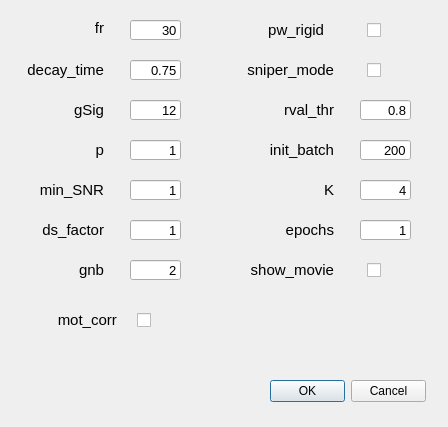
<?xml version="1.0" encoding="UTF-8"?>
<ui version="4.0">
 <class>Dialog</class>
 <widget class="QDialog" name="Dialog">
  <property name="geometry">
   <rect>
    <x>0</x>
    <y>0</y>
    <width>448</width>
    <height>427</height>
   </rect>
  </property>
  <property name="windowTitle">
   <string>Dialog</string>
  </property>
  <widget class="QDialogButtonBox" name="buttonBox">
   <property name="geometry">
    <rect>
     <x>270</x>
     <y>380</y>
     <width>156</width>
     <height>23</height>
    </rect>
   </property>
   <property name="orientation">
    <enum>Qt::Horizontal</enum>
   </property>
   <property name="standardButtons">
    <set>QDialogButtonBox::Cancel|QDialogButtonBox::Ok</set>
   </property>
  </widget>
  <widget class="QLabel" name="order">
   <property name="geometry">
    <rect>
     <x>50</x>
     <y>20</y>
     <width>54</width>
     <height>16</height>
    </rect>
   </property>
   <property name="font">
    <font>
     <pointsize>11</pointsize>
    </font>
   </property>
   <property name="toolTip">
    <string>order of the autoregressive system</string>
   </property>
   <property name="statusTip">
    <string/>
   </property>
   <property name="whatsThis">
    <string/>
   </property>
   <property name="text">
    <string>fr</string>
   </property>
   <property name="alignment">
    <set>Qt::AlignRight|Qt::AlignTrailing|Qt::AlignVCenter</set>
   </property>
  </widget>
  <widget class="QLineEdit" name="lineEdit">
   <property name="geometry">
    <rect>
     <x>130</x>
     <y>20</y>
     <width>51</width>
     <height>20</height>
    </rect>
   </property>
   <property name="font">
    <font>
     <pointsize>10</pointsize>
    </font>
   </property>
   <property name="text">
    <string>30</string>
   </property>
   <property name="alignment">
    <set>Qt::AlignRight|Qt::AlignTrailing|Qt::AlignVCenter</set>
   </property>
  </widget>
  <widget class="QLineEdit" name="lineEdit_2">
   <property name="geometry">
    <rect>
     <x>130</x>
     <y>60</y>
     <width>51</width>
     <height>20</height>
    </rect>
   </property>
   <property name="font">
    <font>
     <pointsize>10</pointsize>
    </font>
   </property>
   <property name="text">
    <string>0.75</string>
   </property>
   <property name="alignment">
    <set>Qt::AlignRight|Qt::AlignTrailing|Qt::AlignVCenter</set>
   </property>
  </widget>
  <widget class="QLabel" name="order_2">
   <property name="geometry">
    <rect>
     <x>13</x>
     <y>60</y>
     <width>91</width>
     <height>20</height>
    </rect>
   </property>
   <property name="font">
    <font>
     <pointsize>11</pointsize>
    </font>
   </property>
   <property name="whatsThis">
    <string/>
   </property>
   <property name="text">
    <string>decay_time</string>
   </property>
   <property name="alignment">
    <set>Qt::AlignRight|Qt::AlignTrailing|Qt::AlignVCenter</set>
   </property>
  </widget>
  <widget class="QLabel" name="order_3">
   <property name="geometry">
    <rect>
     <x>13</x>
     <y>100</y>
     <width>91</width>
     <height>20</height>
    </rect>
   </property>
   <property name="font">
    <font>
     <pointsize>11</pointsize>
    </font>
   </property>
   <property name="toolTip">
    <string>gaussian width of a 2D gaussian kernel, which approximates a neuron</string>
   </property>
   <property name="whatsThis">
    <string/>
   </property>
   <property name="text">
    <string>gSig</string>
   </property>
   <property name="alignment">
    <set>Qt::AlignRight|Qt::AlignTrailing|Qt::AlignVCenter</set>
   </property>
  </widget>
  <widget class="QLineEdit" name="lineEdit_3">
   <property name="geometry">
    <rect>
     <x>130</x>
     <y>100</y>
     <width>51</width>
     <height>20</height>
    </rect>
   </property>
   <property name="font">
    <font>
     <pointsize>10</pointsize>
    </font>
   </property>
   <property name="text">
    <string>12</string>
   </property>
   <property name="alignment">
    <set>Qt::AlignRight|Qt::AlignTrailing|Qt::AlignVCenter</set>
   </property>
  </widget>
  <widget class="QLabel" name="order_4">
   <property name="geometry">
    <rect>
     <x>13</x>
     <y>140</y>
     <width>91</width>
     <height>20</height>
    </rect>
   </property>
   <property name="font">
    <font>
     <pointsize>11</pointsize>
    </font>
   </property>
   <property name="toolTip">
    <string>average diameter of a neuron, in general 4*gSig+1</string>
   </property>
   <property name="whatsThis">
    <string/>
   </property>
   <property name="text">
    <string>p</string>
   </property>
   <property name="alignment">
    <set>Qt::AlignRight|Qt::AlignTrailing|Qt::AlignVCenter</set>
   </property>
  </widget>
  <widget class="QLineEdit" name="lineEdit_4">
   <property name="geometry">
    <rect>
     <x>130</x>
     <y>140</y>
     <width>51</width>
     <height>20</height>
    </rect>
   </property>
   <property name="font">
    <font>
     <pointsize>10</pointsize>
    </font>
   </property>
   <property name="text">
    <string>1</string>
   </property>
   <property name="alignment">
    <set>Qt::AlignRight|Qt::AlignTrailing|Qt::AlignVCenter</set>
   </property>
  </widget>
  <widget class="QLabel" name="order_5">
   <property name="geometry">
    <rect>
     <x>13</x>
     <y>180</y>
     <width>91</width>
     <height>20</height>
    </rect>
   </property>
   <property name="font">
    <font>
     <pointsize>11</pointsize>
    </font>
   </property>
   <property name="toolTip">
    <string>possibility to seed with predetermined binary masks</string>
   </property>
   <property name="whatsThis">
    <string/>
   </property>
   <property name="text">
    <string>min_SNR</string>
   </property>
   <property name="alignment">
    <set>Qt::AlignRight|Qt::AlignTrailing|Qt::AlignVCenter</set>
   </property>
  </widget>
  <widget class="QLineEdit" name="lineEdit_5">
   <property name="geometry">
    <rect>
     <x>130</x>
     <y>180</y>
     <width>51</width>
     <height>20</height>
    </rect>
   </property>
   <property name="font">
    <font>
     <pointsize>10</pointsize>
    </font>
   </property>
   <property name="text">
    <string>1</string>
   </property>
   <property name="alignment">
    <set>Qt::AlignRight|Qt::AlignTrailing|Qt::AlignVCenter</set>
   </property>
  </widget>
  <widget class="QLabel" name="order_6">
   <property name="geometry">
    <rect>
     <x>13</x>
     <y>220</y>
     <width>91</width>
     <height>20</height>
    </rect>
   </property>
   <property name="font">
    <font>
     <pointsize>11</pointsize>
    </font>
   </property>
   <property name="toolTip">
    <string>merging threshold, max correlation allowed</string>
   </property>
   <property name="whatsThis">
    <string/>
   </property>
   <property name="text">
    <string>ds_factor</string>
   </property>
   <property name="alignment">
    <set>Qt::AlignRight|Qt::AlignTrailing|Qt::AlignVCenter</set>
   </property>
  </widget>
  <widget class="QLineEdit" name="lineEdit_6">
   <property name="geometry">
    <rect>
     <x>130</x>
     <y>220</y>
     <width>51</width>
     <height>20</height>
    </rect>
   </property>
   <property name="font">
    <font>
     <pointsize>10</pointsize>
    </font>
   </property>
   <property name="text">
    <string>1</string>
   </property>
   <property name="alignment">
    <set>Qt::AlignRight|Qt::AlignTrailing|Qt::AlignVCenter</set>
   </property>
  </widget>
  <widget class="QLabel" name="order_7">
   <property name="geometry">
    <rect>
     <x>13</x>
     <y>260</y>
     <width>91</width>
     <height>20</height>
    </rect>
   </property>
   <property name="font">
    <font>
     <pointsize>11</pointsize>
    </font>
   </property>
   <property name="toolTip">
    <string>half-size of the patches in pixels. e.g., if rf=40, patches are 80x80</string>
   </property>
   <property name="whatsThis">
    <string/>
   </property>
   <property name="text">
    <string>gnb</string>
   </property>
   <property name="alignment">
    <set>Qt::AlignRight|Qt::AlignTrailing|Qt::AlignVCenter</set>
   </property>
  </widget>
  <widget class="QLineEdit" name="lineEdit_7">
   <property name="geometry">
    <rect>
     <x>130</x>
     <y>260</y>
     <width>51</width>
     <height>20</height>
    </rect>
   </property>
   <property name="font">
    <font>
     <pointsize>10</pointsize>
    </font>
   </property>
   <property name="text">
    <string>2</string>
   </property>
   <property name="alignment">
    <set>Qt::AlignRight|Qt::AlignTrailing|Qt::AlignVCenter</set>
   </property>
  </widget>
  <widget class="QLabel" name="order_8">
   <property name="geometry">
    <rect>
     <x>13</x>
     <y>300</y>
     <width>91</width>
     <height>20</height>
    </rect>
   </property>
   <property name="font">
    <font>
     <pointsize>11</pointsize>
    </font>
   </property>
   <property name="toolTip">
    <string>amount of overlap between the patches in pixels
(keep it at least large as gSiz, i.e 4 times the neuron size gSig)</string>
   </property>
   <property name="whatsThis">
    <string/>
   </property>
   <property name="text">
    <string/>
   </property>
   <property name="alignment">
    <set>Qt::AlignRight|Qt::AlignTrailing|Qt::AlignVCenter</set>
   </property>
  </widget>
  <widget class="QLabel" name="order_9">
   <property name="geometry">
    <rect>
     <x>233</x>
     <y>20</y>
     <width>91</width>
     <height>20</height>
    </rect>
   </property>
   <property name="font">
    <font>
     <pointsize>11</pointsize>
    </font>
   </property>
   <property name="toolTip">
    <string>downsampling factor in time for initialization,
increase if you have memory problems</string>
   </property>
   <property name="whatsThis">
    <string/>
   </property>
   <property name="text">
    <string>pw_rigid</string>
   </property>
   <property name="alignment">
    <set>Qt::AlignRight|Qt::AlignTrailing|Qt::AlignVCenter</set>
   </property>
  </widget>
  <widget class="QLabel" name="order_11">
   <property name="geometry">
    <rect>
     <x>243</x>
     <y>60</y>
     <width>91</width>
     <height>20</height>
    </rect>
   </property>
   <property name="font">
    <font>
     <pointsize>11</pointsize>
    </font>
   </property>
   <property name="toolTip">
    <string>None leaves background of each patch intact,
True performs global low-rank approximation if gnb&gt;0</string>
   </property>
   <property name="whatsThis">
    <string/>
   </property>
   <property name="text">
    <string>sniper_mode</string>
   </property>
   <property name="alignment">
    <set>Qt::AlignRight|Qt::AlignTrailing|Qt::AlignVCenter</set>
   </property>
  </widget>
  <widget class="QLabel" name="order_12">
   <property name="geometry">
    <rect>
     <x>243</x>
     <y>100</y>
     <width>91</width>
     <height>20</height>
    </rect>
   </property>
   <property name="font">
    <font>
     <pointsize>11</pointsize>
    </font>
   </property>
   <property name="toolTip">
    <string>number of background components (rank) if positive,
else exact ring model with following settings
gnb= 0: Return background as b and W
gnb=-1: Return full rank background B
gnb&lt;-1: Don't return background</string>
   </property>
   <property name="whatsThis">
    <string/>
   </property>
   <property name="text">
    <string>rval_thr</string>
   </property>
   <property name="alignment">
    <set>Qt::AlignRight|Qt::AlignTrailing|Qt::AlignVCenter</set>
   </property>
  </widget>
  <widget class="QLineEdit" name="lineEdit_12">
   <property name="geometry">
    <rect>
     <x>360</x>
     <y>100</y>
     <width>51</width>
     <height>20</height>
    </rect>
   </property>
   <property name="font">
    <font>
     <pointsize>10</pointsize>
    </font>
   </property>
   <property name="text">
    <string>0.8</string>
   </property>
   <property name="alignment">
    <set>Qt::AlignRight|Qt::AlignTrailing|Qt::AlignVCenter</set>
   </property>
  </widget>
  <widget class="QLabel" name="order_13">
   <property name="geometry">
    <rect>
     <x>243</x>
     <y>140</y>
     <width>91</width>
     <height>20</height>
    </rect>
   </property>
   <property name="font">
    <font>
     <pointsize>11</pointsize>
    </font>
   </property>
   <property name="toolTip">
    <string>number of background components (rank) per patch if gnb&gt;0,
else it is set automatically</string>
   </property>
   <property name="whatsThis">
    <string/>
   </property>
   <property name="text">
    <string>init_batch</string>
   </property>
   <property name="alignment">
    <set>Qt::AlignRight|Qt::AlignTrailing|Qt::AlignVCenter</set>
   </property>
  </widget>
  <widget class="QLineEdit" name="lineEdit_13">
   <property name="geometry">
    <rect>
     <x>360</x>
     <y>140</y>
     <width>51</width>
     <height>20</height>
    </rect>
   </property>
   <property name="font">
    <font>
     <pointsize>10</pointsize>
    </font>
   </property>
   <property name="text">
    <string>200</string>
   </property>
   <property name="alignment">
    <set>Qt::AlignRight|Qt::AlignTrailing|Qt::AlignVCenter</set>
   </property>
  </widget>
  <widget class="QLabel" name="order_14">
   <property name="geometry">
    <rect>
     <x>243</x>
     <y>180</y>
     <width>91</width>
     <height>20</height>
    </rect>
   </property>
   <property name="font">
    <font>
     <pointsize>11</pointsize>
    </font>
   </property>
   <property name="toolTip">
    <string>min peak value from correlation image</string>
   </property>
   <property name="whatsThis">
    <string/>
   </property>
   <property name="text">
    <string>K</string>
   </property>
   <property name="alignment">
    <set>Qt::AlignRight|Qt::AlignTrailing|Qt::AlignVCenter</set>
   </property>
  </widget>
  <widget class="QLineEdit" name="lineEdit_14">
   <property name="geometry">
    <rect>
     <x>360</x>
     <y>180</y>
     <width>51</width>
     <height>20</height>
    </rect>
   </property>
   <property name="font">
    <font>
     <pointsize>10</pointsize>
    </font>
   </property>
   <property name="text">
    <string>4</string>
   </property>
   <property name="alignment">
    <set>Qt::AlignRight|Qt::AlignTrailing|Qt::AlignVCenter</set>
   </property>
  </widget>
  <widget class="QLabel" name="order_15">
   <property name="geometry">
    <rect>
     <x>243</x>
     <y>220</y>
     <width>91</width>
     <height>20</height>
    </rect>
   </property>
   <property name="font">
    <font>
     <pointsize>11</pointsize>
    </font>
   </property>
   <property name="toolTip">
    <string>min peak to noise ration from PNR image</string>
   </property>
   <property name="whatsThis">
    <string/>
   </property>
   <property name="text">
    <string>epochs</string>
   </property>
   <property name="alignment">
    <set>Qt::AlignRight|Qt::AlignTrailing|Qt::AlignVCenter</set>
   </property>
  </widget>
  <widget class="QLineEdit" name="lineEdit_15">
   <property name="geometry">
    <rect>
     <x>360</x>
     <y>220</y>
     <width>51</width>
     <height>20</height>
    </rect>
   </property>
   <property name="font">
    <font>
     <pointsize>10</pointsize>
    </font>
   </property>
   <property name="text">
    <string>1</string>
   </property>
   <property name="alignment">
    <set>Qt::AlignRight|Qt::AlignTrailing|Qt::AlignVCenter</set>
   </property>
  </widget>
  <widget class="QLabel" name="order_16">
   <property name="geometry">
    <rect>
     <x>243</x>
     <y>260</y>
     <width>91</width>
     <height>20</height>
    </rect>
   </property>
   <property name="font">
    <font>
     <pointsize>11</pointsize>
    </font>
   </property>
   <property name="toolTip">
    <string>additional downsampling factor in space for background</string>
   </property>
   <property name="whatsThis">
    <string/>
   </property>
   <property name="text">
    <string>show_movie</string>
   </property>
   <property name="alignment">
    <set>Qt::AlignRight|Qt::AlignTrailing|Qt::AlignVCenter</set>
   </property>
  </widget>
  <widget class="QCheckBox" name="checkBox">
   <property name="geometry">
    <rect>
     <x>110</x>
     <y>310</y>
     <width>41</width>
     <height>21</height>
    </rect>
   </property>
   <property name="font">
    <font>
     <family>SimSun-ExtB</family>
     <pointsize>11</pointsize>
    </font>
   </property>
   <property name="layoutDirection">
    <enum>Qt::RightToLeft</enum>
   </property>
   <property name="text">
    <string/>
   </property>
   <property name="iconSize">
    <size>
     <width>25</width>
     <height>25</height>
    </size>
   </property>
   <property name="checked">
    <bool>false</bool>
   </property>
  </widget>
  <widget class="QLabel" name="order_10">
   <property name="geometry">
    <rect>
     <x>30</x>
     <y>310</y>
     <width>91</width>
     <height>20</height>
    </rect>
   </property>
   <property name="font">
    <font>
     <pointsize>11</pointsize>
    </font>
   </property>
   <property name="toolTip">
    <string>half-size of the patches in pixels. e.g., if rf=40, patches are 80x80</string>
   </property>
   <property name="whatsThis">
    <string/>
   </property>
   <property name="text">
    <string> mot_corr </string>
   </property>
   <property name="alignment">
    <set>Qt::AlignRight|Qt::AlignTrailing|Qt::AlignVCenter</set>
   </property>
  </widget>
  <widget class="QCheckBox" name="checkBox_2">
   <property name="enabled">
    <bool>true</bool>
   </property>
   <property name="geometry">
    <rect>
     <x>340</x>
     <y>20</y>
     <width>41</width>
     <height>21</height>
    </rect>
   </property>
   <property name="font">
    <font>
     <family>SimSun-ExtB</family>
     <pointsize>11</pointsize>
    </font>
   </property>
   <property name="mouseTracking">
    <bool>true</bool>
   </property>
   <property name="layoutDirection">
    <enum>Qt::RightToLeft</enum>
   </property>
   <property name="text">
    <string/>
   </property>
   <property name="iconSize">
    <size>
     <width>25</width>
     <height>25</height>
    </size>
   </property>
   <property name="checked">
    <bool>false</bool>
   </property>
  </widget>
  <widget class="QCheckBox" name="checkBox_3">
   <property name="geometry">
    <rect>
     <x>340</x>
     <y>60</y>
     <width>41</width>
     <height>21</height>
    </rect>
   </property>
   <property name="font">
    <font>
     <family>SimSun-ExtB</family>
     <pointsize>11</pointsize>
    </font>
   </property>
   <property name="layoutDirection">
    <enum>Qt::RightToLeft</enum>
   </property>
   <property name="text">
    <string/>
   </property>
   <property name="iconSize">
    <size>
     <width>25</width>
     <height>25</height>
    </size>
   </property>
   <property name="checked">
    <bool>false</bool>
   </property>
  </widget>
  <widget class="QCheckBox" name="checkBox_4">
   <property name="enabled">
    <bool>true</bool>
   </property>
   <property name="geometry">
    <rect>
     <x>340</x>
     <y>260</y>
     <width>41</width>
     <height>21</height>
    </rect>
   </property>
   <property name="font">
    <font>
     <family>SimSun-ExtB</family>
     <pointsize>11</pointsize>
    </font>
   </property>
   <property name="mouseTracking">
    <bool>true</bool>
   </property>
   <property name="layoutDirection">
    <enum>Qt::RightToLeft</enum>
   </property>
   <property name="text">
    <string/>
   </property>
   <property name="iconSize">
    <size>
     <width>25</width>
     <height>25</height>
    </size>
   </property>
   <property name="checked">
    <bool>false</bool>
   </property>
  </widget>
 </widget>
 <resources/>
 <connections>
  <connection>
   <sender>buttonBox</sender>
   <signal>accepted()</signal>
   <receiver>Dialog</receiver>
   <slot>accept()</slot>
   <hints>
    <hint type="sourcelabel">
     <x>248</x>
     <y>254</y>
    </hint>
    <hint type="destinationlabel">
     <x>157</x>
     <y>274</y>
    </hint>
   </hints>
  </connection>
  <connection>
   <sender>buttonBox</sender>
   <signal>rejected()</signal>
   <receiver>Dialog</receiver>
   <slot>reject()</slot>
   <hints>
    <hint type="sourcelabel">
     <x>316</x>
     <y>260</y>
    </hint>
    <hint type="destinationlabel">
     <x>286</x>
     <y>274</y>
    </hint>
   </hints>
  </connection>
 </connections>
</ui>
